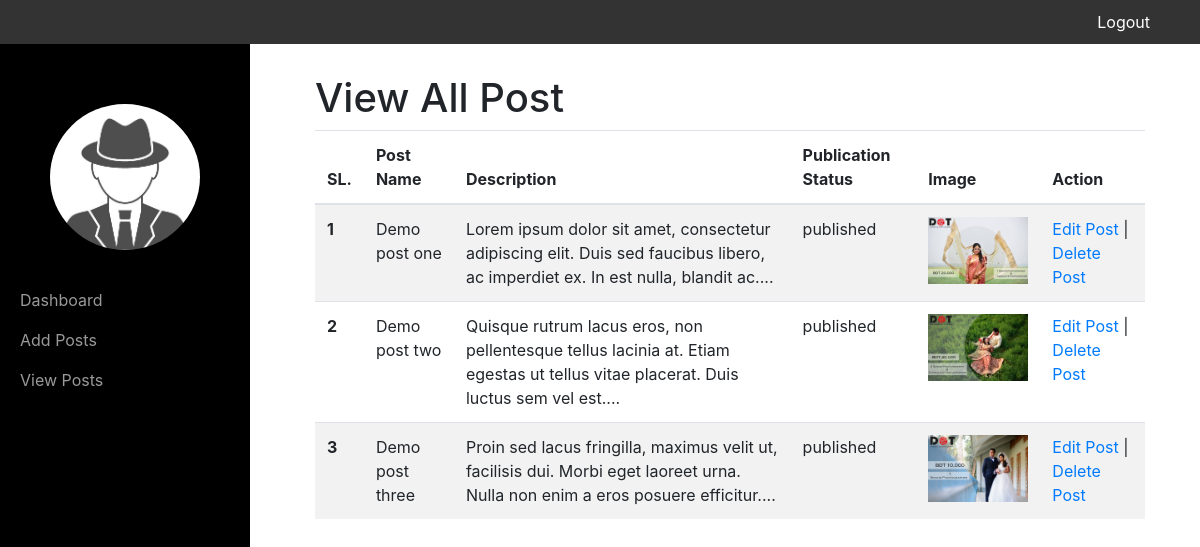
The app's page /admin/view_post.php with its own data.
### tables this page shows
CREATE TABLE `tbl_post` (
  `post_id` int(9) NOT NULL,
  `post_title` varchar(200) NOT NULL,
  `post_description` text NOT NULL,
  `publication_status` tinyint(1) NOT NULL,
  `image` text NOT NULL
);

### admin/view_post.php (the view)
<?php include('pages/admin_header.php'); ?>
					<div class="page-content" style="padding-right:40px">
						<h1>View All Post</h1>
						<table class="table table-striped">
						  <thead>
							<tr>
							  <th scope="col">SL.</th>
							  <th scope="col">Post Name</th>
							  <th scope="col">Description</th>
							  <th scope="col">Publication Status</th>
							  <th scope="col">Image</th>
							  <th scope="col">Action</th>
							</tr>
						  </thead>
						  <tbody>
							<?php $sql="SELECT * FROM tbl_post";
								if(mysqli_query($db_connect,$sql)){
									$query_result=mysqli_query($db_connect,$sql);
								}
								$count=1;
								while($rows=mysqli_fetch_assoc($query_result)){ ?>
									<tr>
									  <th scope="row"><?php echo $count; ?></th>
									  <td><?php echo $rows["post_title"];?></td>
									  <td><?php $desc=$rows["post_description"];
											$description=explode(" ",$desc);
											$short_desc=array_slice($description, 0, 20);
											echo implode(" ",$short_desc)."....";
									  ?></td>
									  <td><?php if($rows["publication_status"]==1){
											echo "published";
											}
											else{
												echo "Unpublished";
											}
									  ?></td>
									  <td><img class="view-img" src="<?php echo $rows["image"];?>" alt="" /></td>
									  <td><a href="edit_post.php?status_id=<?php echo $rows["post_id"];?>">Edit Post </a>|
										<a href="delete_post.php?status_id=<?php echo $rows["post_id"];?>"> Delete Post</a></td>
									</tr>
								<?php
									$count++;
								}
								?>
						  </tbody>
						</table>
					</div>
				<?php include('pages/admin_footer.php'); ?>

### admin/pages/admin_header.php (shortened to what this page needs)
<!DOCTYPE html>
<html lang="en">
	<head>
		<link href="vendor/bootstrap/css/bootstrap.min.css" rel="stylesheet">
		<link href="css/simple-sidebar.css" rel="stylesheet">
	</head>
	<body>
		<div class="top">
			<div class="container-fluid">
				<div class="col-md-12">
					<div class="top-menu text-right">
						<a href="?status=logout">Logout</a>
					</div>
				</div>
			</div>
		</div>
		<div class="container-fluid">
			<div class="row">
				<div class="col-md-3 no-padding">
					<div class="menu">
						<div class="image text-center">
							<img src="images/admin.jpg" alt="..." class="rounded-circle">
						</div>
						<?php include('admin_menu.php');?>
					</div>
				</div>
				<div class="col-md-9">

### admin/pages/admin_menu.php
<ul class="sidebar-nav">
	<li>
		<a href="index.php">Dashboard</a>
	</li>
	<li>
		<a href="add_post.php">Add Posts</a>
	</li>
	<li>
		<a href="view_post.php">View Posts</a>
	</li>
</ul>

### admin/pages/admin_footer.php (shortened to what this page needs)
				</div>
			</div>
		</div>
	</body>
</html>

### admin/css/simple-sidebar.css (style rules this page uses)
* { margin:0;padding:0; }
body { overflow: visible; }
.no-padding { padding:0; }
.top { background:#333; }
.top-menu > a { color:#fff; background:#333; display:inline-block; padding:10px 20px; text-decoration:none; margin:0; }
.image > img { width: 150px; margin-top: 60px; margin-bottom:30px; }
.menu { position: fixed; height: 100%; background: #000; }
.sidebar-nav { width: 250px; margin: 0; padding: 0; list-style: none; }
.sidebar-nav li { text-indent: 20px; line-height: 40px; }
.sidebar-nav li a { display: block; text-decoration: none; color: #999999; }
.page-content { margin-top:30px; }
.view-img { width:100px; }

### records on screen
tbl_post: post_title "Demo post one", short_desc "Lorem ipsum dolor sit amet, consectetur adipiscing elit. Duis sed faucibus libero, ac imperdiet ex. In est nulla, blandit ac", publication_status "published", image (picture)
tbl_post: post_title "Demo post two", short_desc "Quisque rutrum lacus eros, non pellentesque tellus lacinia at. Etiam egestas ut tellus vitae placerat. Duis luctus sem vel est", publication_status "published", image (picture)
tbl_post: post_title "Demo post three", short_desc "Proin sed lacus fringilla, maximus velit ut, facilisis dui. Morbi eget laoreet urna. Nulla non enim a eros posuere efficitur", publication_status "published", image (picture)
